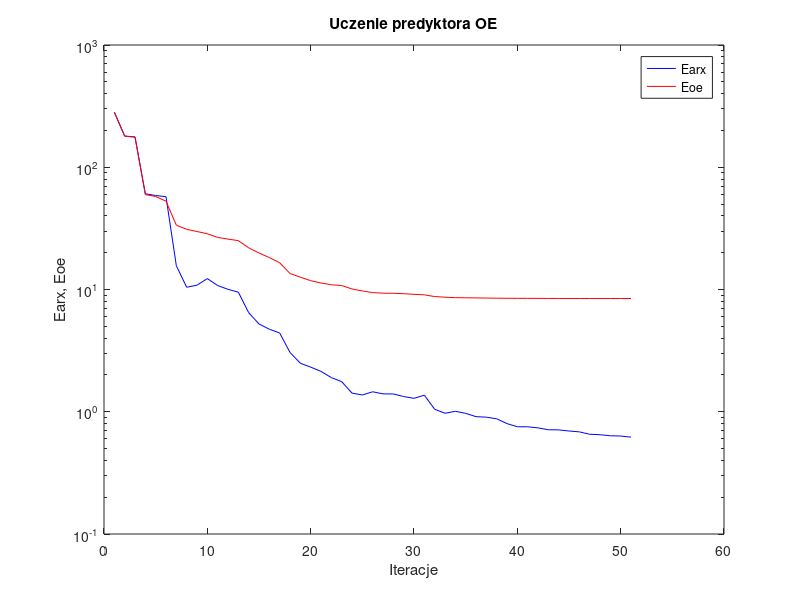
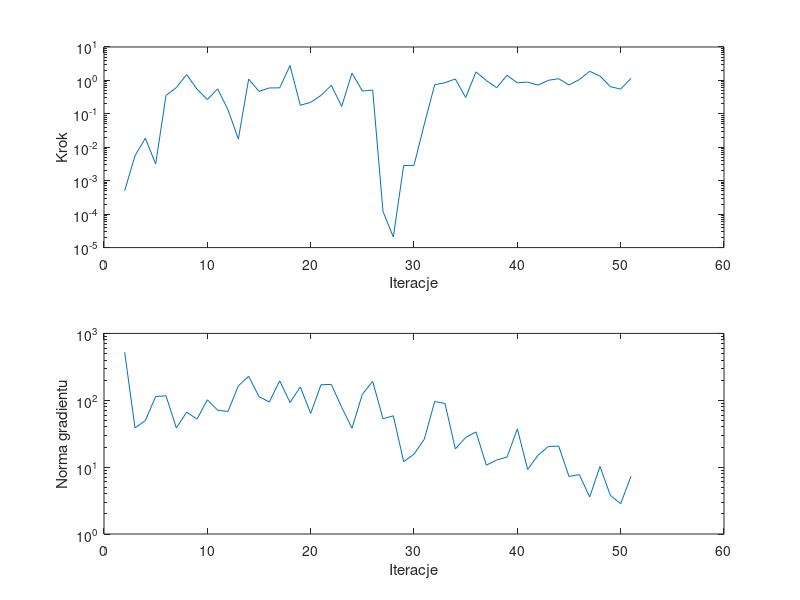

These figures' MATLAB source, in order:
%uczenie predyktora oe
clear all;
n=0; farx(n+1)=2.823953e+002; foe(n+1)=2.813202e+002; wspucz(n+1)=0.000000e+000; ng(n+1)=0.000000e+000;
%odnowa zmiennej metryki
n=1; farx(n+1)=1.801435e+002; foe(n+1)=1.793505e+002; krok(n+1)=5.033545e-004; ng(n+1)=5.227498e+002;
n=2; farx(n+1)=1.769668e+002; foe(n+1)=1.766025e+002; krok(n+1)=5.557598e-003; ng(n+1)=3.862712e+001;
n=3; farx(n+1)=6.069773e+001; foe(n+1)=5.976700e+001; krok(n+1)=1.871779e-002; ng(n+1)=4.965478e+001;
n=4; farx(n+1)=5.872458e+001; foe(n+1)=5.766279e+001; krok(n+1)=3.162104e-003; ng(n+1)=1.138055e+002;
n=5; farx(n+1)=5.741527e+001; foe(n+1)=5.279959e+001; krok(n+1)=3.550835e-001; ng(n+1)=1.166795e+002;
n=6; farx(n+1)=1.563390e+001; foe(n+1)=3.357922e+001; krok(n+1)=6.101385e-001; ng(n+1)=3.852356e+001;
n=7; farx(n+1)=1.043047e+001; foe(n+1)=3.106459e+001; krok(n+1)=1.497030e+000; ng(n+1)=6.646940e+001;
n=8; farx(n+1)=1.085361e+001; foe(n+1)=2.980724e+001; krok(n+1)=5.477226e-001; ng(n+1)=5.233776e+001;
n=9; farx(n+1)=1.228116e+001; foe(n+1)=2.856678e+001; krok(n+1)=2.677938e-001; ng(n+1)=1.016344e+002;
n=10; farx(n+1)=1.077235e+001; foe(n+1)=2.666982e+001; krok(n+1)=5.590193e-001; ng(n+1)=7.085577e+001;
n=11; farx(n+1)=1.003600e+001; foe(n+1)=2.584162e+001; krok(n+1)=1.317814e-001; ng(n+1)=6.819524e+001;
n=12; farx(n+1)=9.507140e+000; foe(n+1)=2.510446e+001; krok(n+1)=1.767909e-002; ng(n+1)=1.640896e+002;
n=13; farx(n+1)=6.463202e+000; foe(n+1)=2.191970e+001; krok(n+1)=1.098329e+000; ng(n+1)=2.282042e+002;
n=14; farx(n+1)=5.223363e+000; foe(n+1)=1.989795e+001; krok(n+1)=4.706699e-001; ng(n+1)=1.133433e+002;
n=15; farx(n+1)=4.732701e+000; foe(n+1)=1.824455e+001; krok(n+1)=5.956610e-001; ng(n+1)=9.413113e+001;
n=16; farx(n+1)=4.411488e+000; foe(n+1)=1.655282e+001; krok(n+1)=6.000244e-001; ng(n+1)=1.956277e+002;
n=17; farx(n+1)=3.055749e+000; foe(n+1)=1.352260e+001; krok(n+1)=2.781976e+000; ng(n+1)=9.281678e+001;
n=18; farx(n+1)=2.493924e+000; foe(n+1)=1.261399e+001; krok(n+1)=1.807191e-001; ng(n+1)=1.580781e+002;
n=19; farx(n+1)=2.317782e+000; foe(n+1)=1.181565e+001; krok(n+1)=2.205796e-001; ng(n+1)=6.353351e+001;
n=20; farx(n+1)=2.139600e+000; foe(n+1)=1.129856e+001; krok(n+1)=3.556863e-001; ng(n+1)=1.705717e+002;
n=21; farx(n+1)=1.902402e+000; foe(n+1)=1.093449e+001; krok(n+1)=7.113726e-001; ng(n+1)=1.726312e+002;
n=22; farx(n+1)=1.764201e+000; foe(n+1)=1.077377e+001; krok(n+1)=1.668612e-001; ng(n+1)=7.857967e+001;
n=23; farx(n+1)=1.420136e+000; foe(n+1)=1.010539e+001; krok(n+1)=1.657803e+000; ng(n+1)=3.815909e+001;
n=24; farx(n+1)=1.371853e+000; foe(n+1)=9.726387e+000; krok(n+1)=4.819709e-001; ng(n+1)=1.229021e+002;
n=25; farx(n+1)=1.456831e+000; foe(n+1)=9.434776e+000; krok(n+1)=5.154350e-001; ng(n+1)=1.917563e+002;
%odnowa zmiennej metryki
n=26; farx(n+1)=1.400192e+000; foe(n+1)=9.331545e+000; krok(n+1)=1.205178e-004; ng(n+1)=5.297219e+001;
n=27; farx(n+1)=1.398351e+000; foe(n+1)=9.311065e+000; krok(n+1)=2.077412e-005; ng(n+1)=5.852030e+001;
n=28; farx(n+1)=1.331809e+000; foe(n+1)=9.241703e+000; krok(n+1)=2.855545e-003; ng(n+1)=1.205936e+001;
n=29; farx(n+1)=1.287369e+000; foe(n+1)=9.134532e+000; krok(n+1)=2.883948e-003; ng(n+1)=1.563002e+001;
n=30; farx(n+1)=1.365664e+000; foe(n+1)=9.040061e+000; krok(n+1)=4.904612e-002; ng(n+1)=2.623437e+001;
n=31; farx(n+1)=1.048641e+000; foe(n+1)=8.756550e+000; krok(n+1)=7.413928e-001; ng(n+1)=9.566497e+001;
n=32; farx(n+1)=9.719942e-001; foe(n+1)=8.651656e+000; krok(n+1)=8.536620e-001; ng(n+1)=8.938913e+001;
n=33; farx(n+1)=1.008430e+000; foe(n+1)=8.576097e+000; krok(n+1)=1.104871e+000; ng(n+1)=1.874670e+001;
n=34; farx(n+1)=9.706340e-001; foe(n+1)=8.555677e+000; krok(n+1)=3.075863e-001; ng(n+1)=2.777987e+001;
n=35; farx(n+1)=9.117670e-001; foe(n+1)=8.532470e+000; krok(n+1)=1.800219e+000; ng(n+1)=3.355346e+001;
n=36; farx(n+1)=9.028563e-001; foe(n+1)=8.512302e+000; krok(n+1)=9.961132e-001; ng(n+1)=1.070416e+001;
n=37; farx(n+1)=8.757731e-001; foe(n+1)=8.490517e+000; krok(n+1)=6.046342e-001; ng(n+1)=1.278529e+001;
n=38; farx(n+1)=7.998326e-001; foe(n+1)=8.477548e+000; krok(n+1)=1.420334e+000; ng(n+1)=1.413015e+001;
n=39; farx(n+1)=7.542313e-001; foe(n+1)=8.468552e+000; krok(n+1)=8.456470e-001; ng(n+1)=3.728020e+001;
n=40; farx(n+1)=7.532479e-001; foe(n+1)=8.463926e+000; krok(n+1)=8.923142e-001; ng(n+1)=9.227649e+000;
n=41; farx(n+1)=7.381068e-001; foe(n+1)=8.459520e+000; krok(n+1)=7.215816e-001; ng(n+1)=1.505192e+001;
n=42; farx(n+1)=7.126951e-001; foe(n+1)=8.450913e+000; krok(n+1)=1.008243e+000; ng(n+1)=2.036320e+001;
n=43; farx(n+1)=7.106427e-001; foe(n+1)=8.446740e+000; krok(n+1)=1.127230e+000; ng(n+1)=2.063954e+001;
n=44; farx(n+1)=6.959891e-001; foe(n+1)=8.445377e+000; krok(n+1)=7.271671e-001; ng(n+1)=7.244918e+000;
n=45; farx(n+1)=6.847882e-001; foe(n+1)=8.444130e+000; krok(n+1)=1.062525e+000; ng(n+1)=7.736277e+000;
n=46; farx(n+1)=6.543318e-001; foe(n+1)=8.442898e+000; krok(n+1)=1.874409e+000; ng(n+1)=3.571470e+000;
n=47; farx(n+1)=6.489034e-001; foe(n+1)=8.442217e+000; krok(n+1)=1.352447e+000; ng(n+1)=1.024368e+001;
n=48; farx(n+1)=6.361299e-001; foe(n+1)=8.441532e+000; krok(n+1)=6.524460e-001; ng(n+1)=3.786757e+000;
n=49; farx(n+1)=6.330433e-001; foe(n+1)=8.441275e+000; krok(n+1)=5.491644e-001; ng(n+1)=2.836975e+000;
n=50; farx(n+1)=6.197783e-001; foe(n+1)=8.441024e+000; krok(n+1)=1.157348e+000; ng(n+1)=7.308045e+000;

figure; semilogy(farx,'b'); hold on; semilogy(foe,'r'); xlabel('Iteracje'); ylabel('Earx, Eoe'); legend('Earx','Eoe'); title('Uczenie predyktora OE');
figure; subplot(2,1,1); semilogy(krok); xlabel('Iteracje'); ylabel('Krok');
subplot(2,1,2); semilogy(ng); xlabel('Iteracje'); ylabel('Norma gradientu');
Earx=farx(n+1)
Eoe=foe(n+1)
